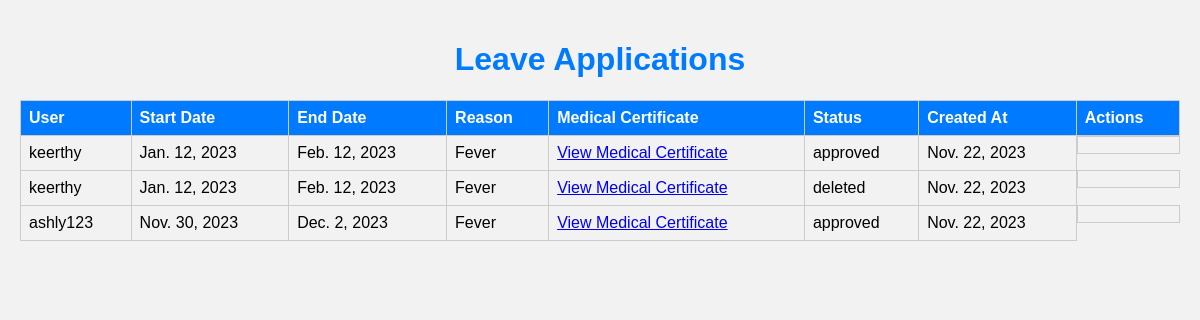
The app's page /view_leave_applications/ with its own data.
### watersystemapp/models.py (models this page shows, shortened)
class LeaveApplication(models.Model):
    STATUS_CHOICES = [
        ('pending', 'Pending'),
        ('approved', 'Approved'),
        ('rejected', 'Rejected'),
    ]
    leave_application_id = models.AutoField(primary_key=True)
    user = models.ForeignKey(CustomUser, on_delete=models.CASCADE)
    start_date = models.DateField()
    end_date = models.DateField()
    reason = models.TextField()
    medical_certificate = models.FileField(upload_to='medical_certificates/', null=True, blank=True)
    status = models.CharField(max_length=20, choices=STATUS_CHOICES, default='pending')
    created_at = models.DateField(auto_now_add=True)

class CustomUser(AbstractUser):
    firstname = models.TextField(max_length=100, default="")
    lastname = models.TextField(max_length=100, default="")
    username = models.CharField(max_length=30, unique=True)
    email = models.EmailField(max_length=254, unique=True)
    role = models.CharField(max_length=100,default="")
    password = models.CharField(max_length=128, default="")

### watersystemapp/views.py (the view)
# urls.py: path('view_leave_applications/', views.view_leave_applications, name='view_leave_applications'),
def view_leave_applications(request):
    leave_applications = LeaveApplication.objects.all()
    return render(request, 'view_leave_applications.html', {'leave_applications': leave_applications})

### templates/view_leave_applications.html (shortened to what this page needs)
<!DOCTYPE html>
<html lang="en">
<head>
</head>
<body>
    <h1 style="text-align: center; color: #007BFF;">Leave Applications</h1>
    <table>
        <thead>
            <tr>
                <th>User</th>
                <th>Start Date</th>
                <th>End Date</th>
                <th>Reason</th>
                <th>Medical Certificate</th>
                <th>Status</th>
                <th>Created At</th>
                <th>Actions</th>
            </tr>
        </thead>
        <tbody>
            {% for application in leave_applications %}
            <tr>
                <td>{{ application.user.username }}</td>
                <td>{{ application.start_date }}</td>
                <td>{{ application.end_date }}</td>
                <td>{{ application.reason }}</td>
                <td>
                    {% if application.medical_certificate %}
                        <a href="{{ application.medical_certificate.url }}" target="_blank">View Medical Certificate</a>
                    {% else %}
                        No Medical Certificate
                    {% endif %}
                </td>
                <td>{{ application.status }}</td>
                <td>{{ application.created_at }}</td>
                <td class="action-buttons">
                </td>
            </tr>
            {% endfor %}
        </tbody>
    </table>
</body>
</html>

### templates/view_leave_applications.html (style rules this page uses)
body { font-family: Arial, sans-serif; background-color: #f2f2f2; margin: 0; padding: 20px; }
table { width: 100%; border-collapse: collapse; margin-top: 20px; }
th, td { border: 1px solid #ccc; padding: 8px; text-align: left; }
th { background-color: #007BFF; color: #fff; }
tr:nth-child(even) { background-color: #f2f2f2; }
.action-buttons { display: flex; justify-content: space-around; }

### records on screen
LeaveApplication: user.username "keerthy", start_date "Jan. 12, 2023", end_date "Feb. 12, 2023", reason "Fever", status "approved", created_at "Nov. 22, 2023"
LeaveApplication: user.username "keerthy", start_date "Jan. 12, 2023", end_date "Feb. 12, 2023", reason "Fever", status "deleted", created_at "Nov. 22, 2023"
LeaveApplication: user.username "ashly123", start_date "Nov. 30, 2023", end_date "Dec. 2, 2023", reason "Fever", status "approved", created_at "Nov. 22, 2023"
